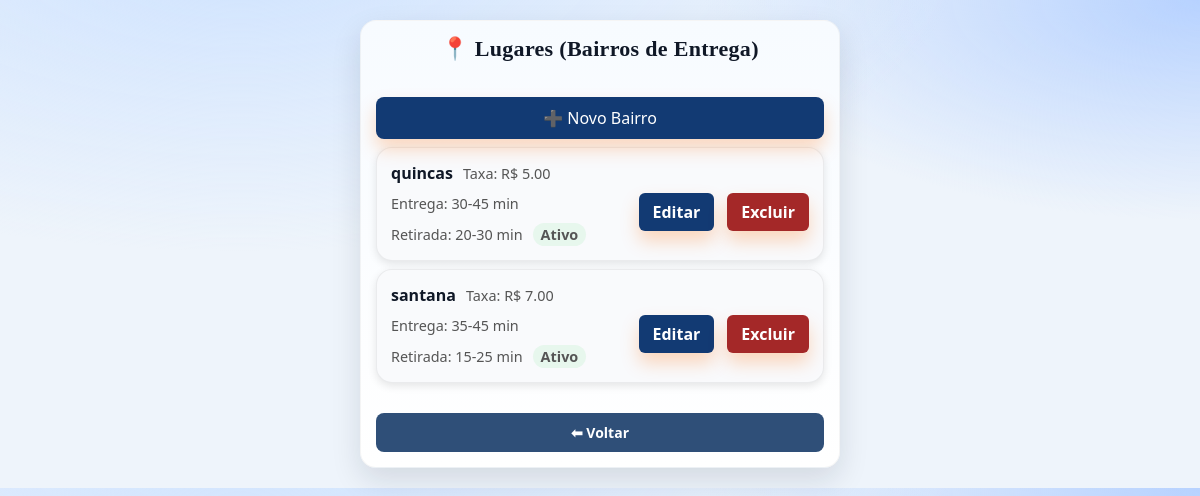
/gerenciar/bairros (signed in), run on the app's committed database.
### tables this page shows
CREATE TABLE bairros_entrega (
            id INTEGER PRIMARY KEY AUTOINCREMENT,
            nome TEXT,
            taxa REAL,
            tempo_entrega TEXT,
            tempo_retirada TEXT,
            ativo INTEGER DEFAULT 1
        );

### lanchonete/app.py (the view)
@app.route("/gerenciar/bairros")
@gerente_required_decorator
def gerenciar_bairros():
    con = get_db_connection()
    cur = con.cursor()
    cur.execute("SELECT * FROM bairros_entrega ORDER BY nome")
    bairros = cur.fetchall()
    return render_template("gerenciar_bairros.html", bairros=bairros)

### lanchonete/app.py (called while the page is built)
@app.teardown_appcontext
def teardown_db_connection(exception):
    close_connection(exception)

@app.before_request
def ensure_db_inicializado():
    global db_inicializado
    if not db_inicializado:
        inicializar_sistema()
        db_inicializado = True

def gerente_required_decorator(f):
    @wraps(f)
    def decorated_function(*args, **kwargs):
        if not session.get("logado"):
            return redirect(url_for("login"))
        if session.get("tipo") != "gerente":
            return redirect(url_for("index")) # Redireciona para a página inicial se não for gerente
        return f(*args, **kwargs)
    return decorated_function

### lanchonete/database.py (called while the page is built)
def get_db_connection():
    if 'db' not in g:
        g.db = sqlite3.connect(DB_PATH, timeout=10)
        g.db.row_factory = sqlite3.Row
    return g.db

def close_connection(exception):
    db = getattr(g, 'db', None)
    if db is not None:
        db.close()

### lanchonete/templates/gerenciar_bairros.html (shortened to what this page needs)
<!DOCTYPE html>
<html lang="pt-br">
<head>
    <link rel="stylesheet" href="{{ url_for('static', filename='style.css') }}">
</head>
<body>
<div class="container">
    <h2>📍 Lugares (Bairros de Entrega)</h2>
    <a href="{{ url_for('adicionar_bairro') }}" class="btn">➕ Novo Bairro</a>
    {% if bairros %}
        {% for b in bairros %}
        <div class="item item-comanda">
            <div class="bairro-linha">
                <strong>{{ b.nome }}</strong>
                <span>Taxa: R$ {{ "%.2f"|format(b.taxa or 0) }}</span>
                <span>Entrega: {{ b.tempo_entrega or "-" }}</span>
                <span>Retirada: {{ b.tempo_retirada or "-" }}</span>
                {% if b.ativo %}
                    <span class="badge-ok">Ativo</span>
                {% else %}
                    <span class="badge-off">Inativo</span>
                {% endif %}
            </div>
            <div class="acoes">
                <a class="btn pequeno" href="{{ url_for('editar_bairro', id=b.id) }}">Editar</a>
                <a class="btn pequeno fechar" href="{{ url_for('excluir_bairro', id=b.id) }}"
                   onclick="return confirm('Deseja excluir este bairro?')">Excluir</a>
            </div>
        </div>
        {% endfor %}
    {% else %}
        <p>Nenhum bairro cadastrado</p>
    {% endif %}
    <a href="/" class="btn-voltar">⬅ Voltar</a>
</div>
</body>
</html>

### data on the page
bairros_entrega: nome "quincas", taxa "5.00", tempo_entrega "30-45 min", tempo_retirada "20-30 min", ativo "Ativo"
bairros_entrega: nome "santana", taxa "7.00", tempo_entrega "35-45 min", tempo_retirada "15-25 min", ativo "Ativo"
